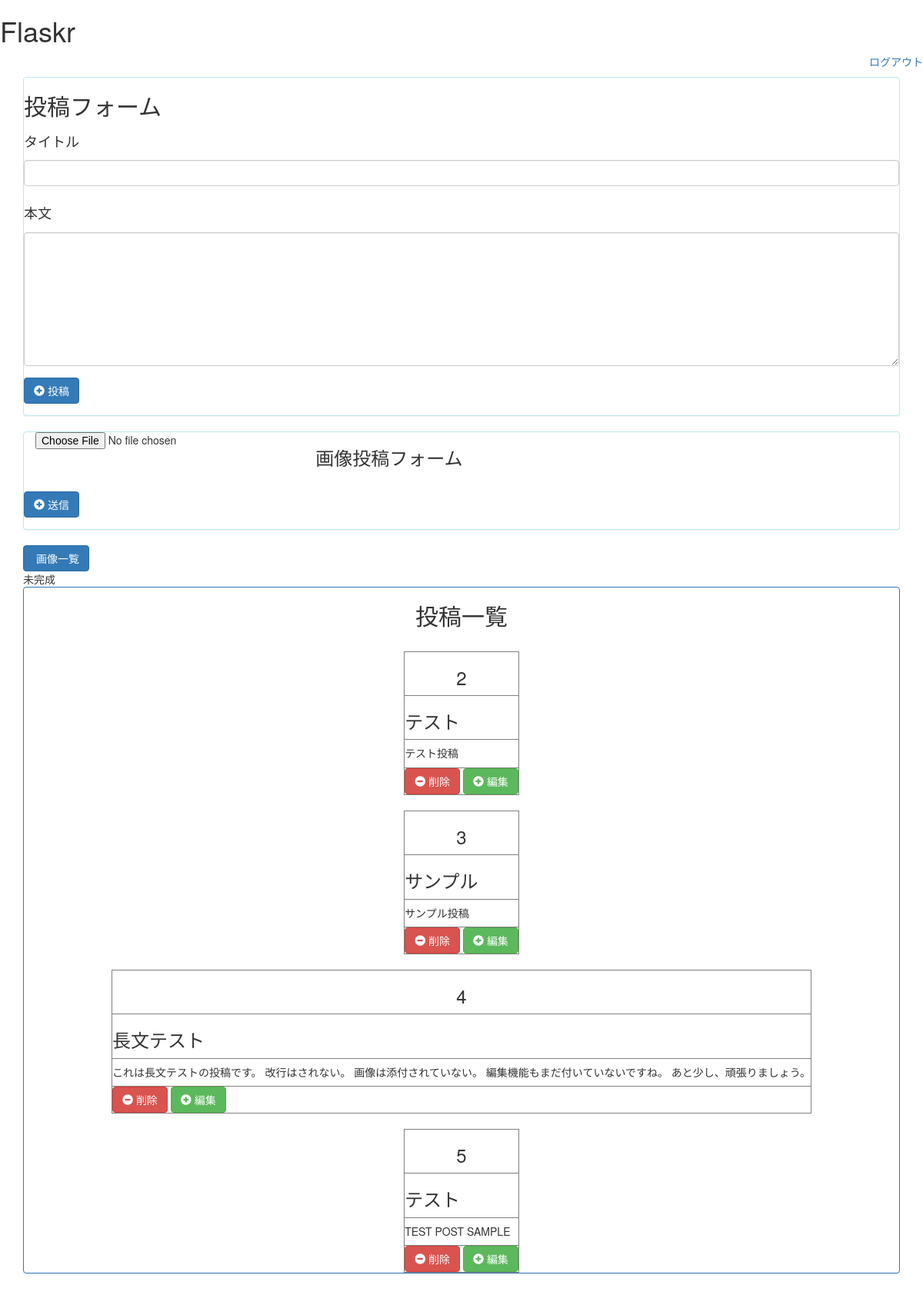
The page / (signed in) on the database as committed earlier.
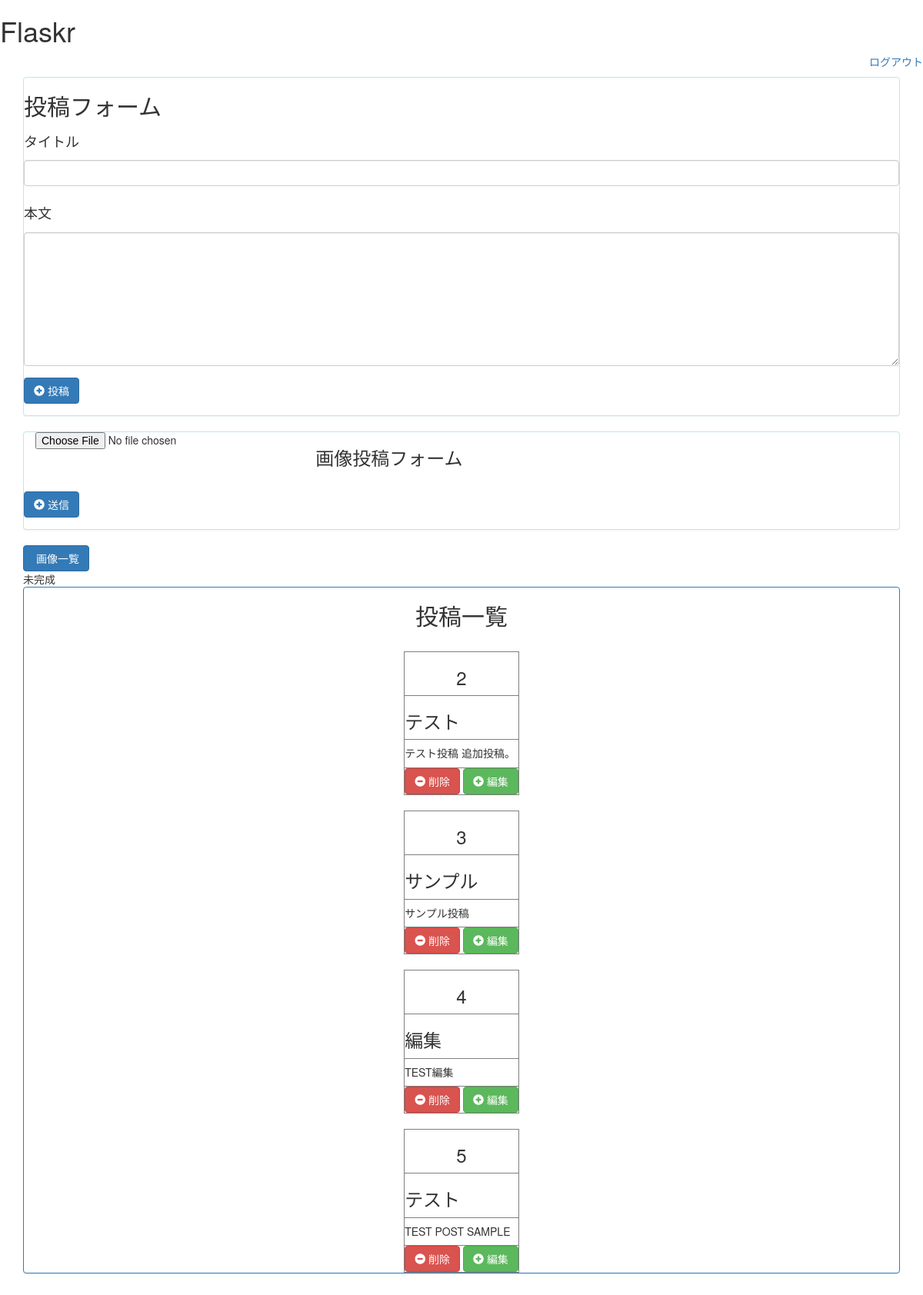
The same page on the database as committed later.
### tables this page shows
CREATE TABLE entries(  id integer primary key autoincrement,title string not null,text string not null);

### flasker.py (the view)
@app.route('/')
def show():
    cur = g.db.execute('select id, title, text from entries order by id asc')
    entries = [dict(id = row[0] ,title=row[1], text=row[2]) for row in cur.fetchall()]
    return render_template('show.html', entries=entries)

### flasker.py (called while the page is built)
def connect_db():
    return sqlite3.connect(app.config['DATABASE'])

@app.before_request
def before_request():
    g.db = connect_db()

@app.teardown_request
def teardown_request(exception):
    db = getattr(g, 'db', None)
    if db is not None:
        db.close()

### templates/show.html (shortened to what this page needs)
{% extends "layout.html" %}
{% block content %}
  <link rel="stylesheet" type="text/css" href="static/stylesheet.css">
<div class="page">
  {% if session.logged_in %}
    <div class="panel panel-info">
        <h2>投稿フォーム</h2>
    <form action="{{ url_for('add_entry') }}" method="post" enctype="multipart/form-data">
        <div class="form-group">
          <label for="title"><h4>タイトル</h4></label>
          <input type="text" class="form-control" name="title">
        </div>
        <div class="form-group">
          <label for="text"><h4>本文</h4></label>
          <textarea name="text" class="form-control" rows=8></textarea>
        </div>
        <div class="form-group">
        <button type="submit" class="btn btn-primary">
          <span class="glyphicon glyphicon-plus-sign" aria-hidden="true"></span> 投稿</button></div>
    </form>
    </div>
    <div class="panel panel-info">
    <form method="post" action="{{ url_for('image_entry') }}" enctype="multipart/form-data">
      <div class="form-group">
        <label for="img_file"><h3>画像投稿フォーム</h3></label>
        <input type="file" id="img_file" name="img_file" class="col-sm-4">
      </div>
      <div class="form-group">
          <button type="submit" class="btn btn-primary">
          <span class="glyphicon glyphicon-plus-sign" aria-hidden="true"></span> 送信</button>
      </div>
    </form>
    </div>
    <form method="get" action="{{ url_for('image_entry') }}" enctype="multipart/form-data">
      <div><button type="submit" class="btn btn-primary">
         画像一覧</button></div>
    </form>未完成
  {% endif %}
<br>
<div class="panel panel-primary" align="center">
  <tr class="entries">
      <h2>投稿一覧</h2>
  {% for entry in entries %}
    <table border="1">
            <tr><th><h3 align="center">{{ entry.id }}</h3></th></tr>
      <tr><th><h3 id="{{ entry.id }}">{{ entry.title }}</h3></th></tr>
      <tr><td><h5>{{ entry.text|safe }}</h5></td></tr>
        <div class="btn-toolbar">
      <tr><td>
          <div class="btn-group">
      <form action="{{ url_for('delete_entry',post_id = entry.id) }}" method="POST">
       <button type="submit" class="btn btn-danger">
          <span class="glyphicon glyphicon-minus-sign" aria-hidden="true"></span> 削除</button>
      </form>
          </div>
          <div class="btn-group">
      <form action="{{ url_for('edit',post_id = entry.id) }}" method="GET">
          <button type="submit" class="btn btn-success">
          <span class="glyphicon glyphicon-plus-sign" aria-hidden="true"></span> 編集</button>
      </form>
          </div>
      </td></tr>
        </div>
      <br>
    {% else %}
      <th>現在、投稿はありません。</th>
  {% endfor %}
  </tr>
  </div>
<br>
{% endblock %}

### templates/layout.html (shortened to what this page needs)
<!DOCTYPE html>
<html>
  <head>
  <link rel="stylesheet" href="https://maxcdn.bootstrapcdn.com/bootstrap/3.3.7/css/bootstrap.min.css">
  <link rel="stylesheet" type="text/css" href="static/stylesheet.css">
  </head>
  <body>
<div class="page">
  <h1>Flaskr</h1>
  <div class="metanav">
  {% if not session.logged_in %}
    <a href="{{ url_for('login') }}">ログイン</a>
  {% else %}
    <p class="text-right"><a href="{{ url_for('logout') }}">ログアウト</a></p>
  {% endif %}
  </div>
</div>
  <div class="container">
    {% block content %}{% endblock %}
  </div>
  </body>
</html>

Rows that differ between the two databases and show on the page:
changed entries id 2: text "テスト投稿" → "テスト投稿 追加投稿。"
changed entries id 4: title "長文テスト" → "編集"; text "これは長文テストの投稿です。 改行はされない。 画像は添付されていない。 編集機能もまだ付いていないですね。 あと少し、頑張りましょう。" → "TEST編集"
